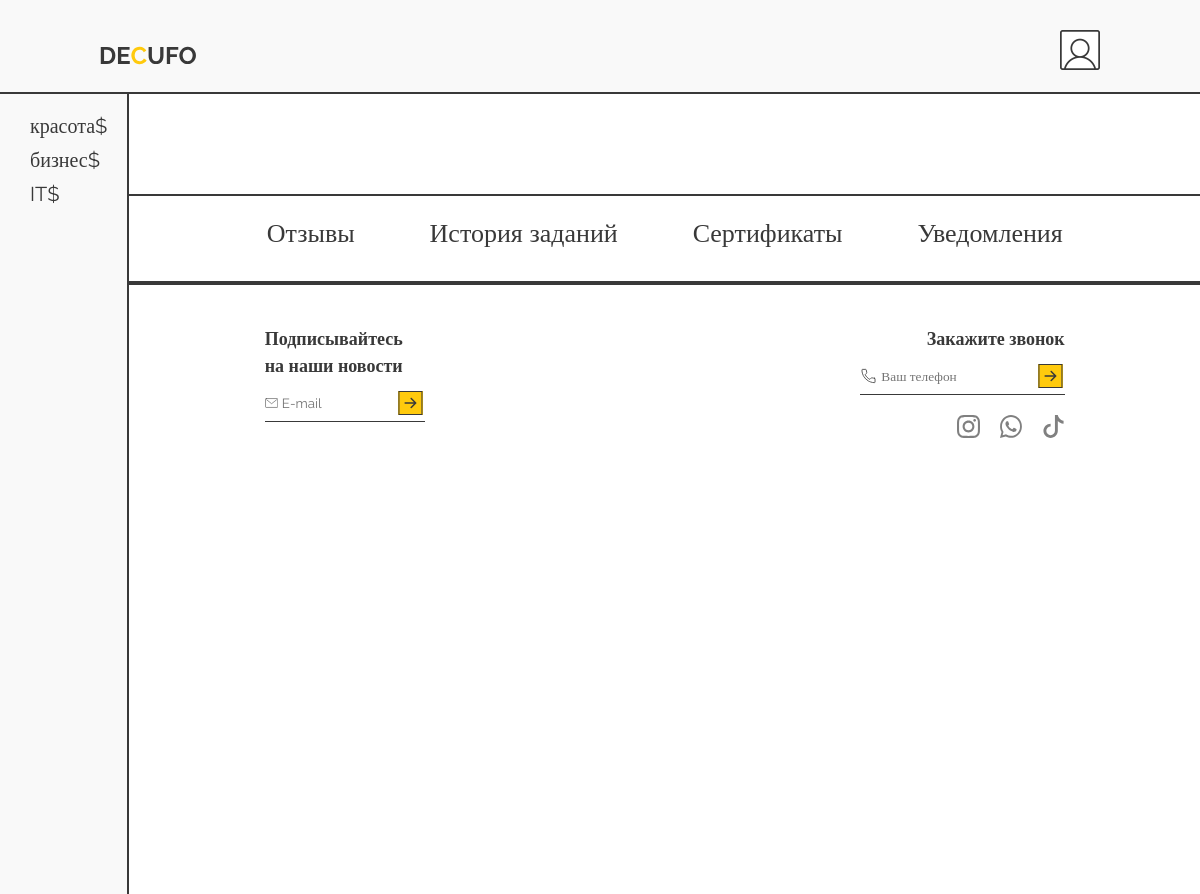
The app's page /lk.php?id=2 (signed in) with its own data.
### tables this page shows
CREATE TABLE `categories` (
  `id_category` int(6) NOT NULL,
  `category_name` varchar(32) DEFAULT NULL,
  `id_img` int(11) NOT NULL
);

### database.php (called while the page is built, shortened)
<?php
class Database
{
    private $host;
    private $port;
    private $db;
    private $user_name;
    private $user_pwd;
    private $crs;
    private $connection;
    public function __construct()
    {
        $data = parse_ini_file('db.ini');
        $this->host = $data["host"];
        $this->port = $data["port"];
        $this->db = $data["db"];
        $this->user_name = $data["user_name"];
        $this->user_pwd = $data["user_pwd"];
        $this->crs = $data["crs"];
    }
    private function getDb()
    {
        $this->connection = new PDO('mysql:host=' . $this->host . ':' . $this->port . ';charset=' . $this->crs . ';dbname=' . $this->db, $this->user_name, $this->user_pwd);
    }
    public function selectAll($sql, $param = [])
    {
        $query = $this->connection->prepare($sql);
        $query->execute($param);
        return $query->fetchAll(PDO::FETCH_ASSOC);
    }
}

### lk.php (the view, shortened to what this page needs)
<?php
$database = new Database();
?>
<?php if($_SESSION["rule"] > 10): ?>
<!DOCTYPE html>
<html lang="ru">
<head>
  <link rel="stylesheet" href="/style/style.css" />
  <link rel="stylesheet" href="/style/tasks.css" />
  <link rel="stylesheet" href="/style/lk.css" />
  <link rel="stylesheet" href="/style/addCategory.css" />
</head>
<body>
  <header>
    <div class="container">
      <a href="index.php"><img src="/img/logo.svg" alt="logo" /></a>
      <?php if ($_GET["id"] != false) : ?>
        <div class="user"><a href="lk.php"><img src="/img/lk.jpg" alt="personal cabinet" /></a></div>
      <?php else : ?>
        <a href="change.php"><button>Переключить тему</button></a>
        <div class="user"><a href="sessionEnd.php"><img src="/img/lk.jpg" alt="personal cabinet" /></a></div>
      <?php endif; ?>
    </div>
  </header>
  <main>
    <?php include("aside.php") ?>
    <section class="content">
      <div class="main-container">
        <div class="information-container">
          <div class="information">
          </div>
        </div>
      </div>
      <div class="menu">
        <div class="main-container">
          <ul>
            <li><button id="feedbacks">
                <h2>Отзывы</h2>
              </button></li>
            <li><button id="history">
                <h2>История заданий</h2>
              </button></li>
            <li><button id="certificate">
                <h2>Сертификаты</h2>
              </button></li>
            <li><button id="notifications">
                <h2>Уведомления</h2>
              </button></li>
          </ul>
        </div>
      </div>
      <?php include("footer.php") ?>
    </section>
  </main>
</body>
</html>
<?php else: ?>
<?php header("location: login.php"); ?>
<?php endif; ?>

### aside.php
<?php
  $sqlAside = 'SELECT * from categories';
?>
<aside>
    <ul>
        <?php foreach($database->selectAll($sqlAside) as $item): ?>
          <li><a href="tasks.php?id=<?=$item["id_category"]?>"><?=$item["category_name"]?></a><a href="report.php?id=<?= $item["id_category"] ?>">$</a></li>
        <?php endforeach; ?>
    </ul>
</aside>

### style/style.css (style rules this page uses)
:root { --secondary: #393939; --main: #ffca0d; --other: #f9f9f9; --light: white; }
* { margin: 0; padding: 0; box-sizing: border-box; color: var(--secondary); font-family: "Raleway"; }
a { text-decoration: none; color: var(--light); }
aside a { color: var(--secondary); }
li { list-style: none; font-size: 20px; padding-bottom: 10px; }
h2 { font-size: 26px; font-weight: normal; }
button { border: none; background-color: var(--main); color: var(--light); font-weight: bold; cursor: pointer; border: 2px solid var(--light); }
body { background-color: var(--other); }
main { display: flex; }
.user img { width: 40px; }
.container { width: 1000px; margin: 0 auto; display: flex; align-items: center; justify-content: space-between; }
.main-container { width: 800px; margin: 0 auto; }
header { padding-top: 30px; padding-bottom: 8px; border-bottom: 2px solid var(--secondary); }
aside { background-color: var(--other); height: 100vh; position: sticky; top: 0px; margin-left: 30px; padding-top: 20px; padding-right: 20px; border-right: 2px solid var(--secondary); }
.content { background-color: var(--light); width: 100%; }

### style/lk.css (style rules this page uses)
.information-container { padding: 40px 0; }
.information { padding-bottom: 20px; display: flex; justify-content: space-between; }
.menu { border-top: 2px solid var(--secondary); border-bottom: 2px solid var(--secondary); }
.menu ul { padding: 20px 0; display: flex; justify-content: space-between; }
.user { display: flex; align-items: center; gap: 6px; padding-bottom: 10px; }
.menu button { background-color: transparent; }
.user img { width: 40px; }

### records on screen
categories: category_name "красота"
categories: category_name "бизнес"
categories: category_name "IT"
